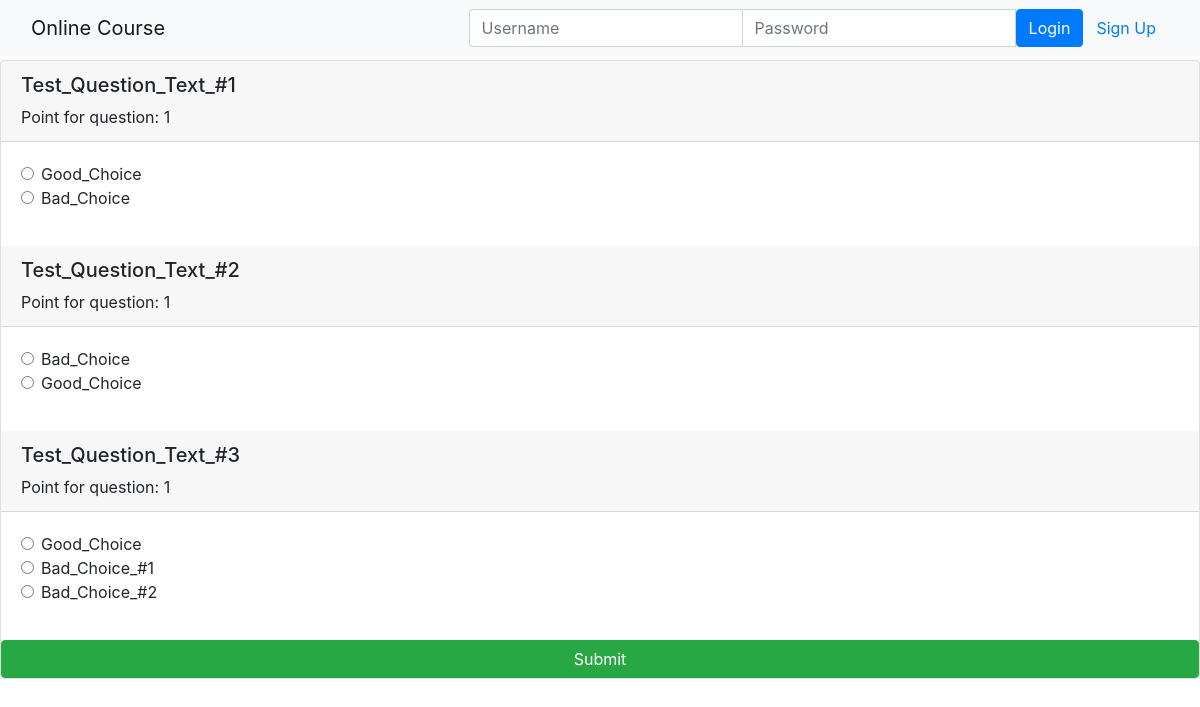
The page /onlinecourse/1/exam on the database its author committed.
### onlinecourse/models.py (models this page shows, shortened)
class Question(models.Model):
    course = models.ForeignKey(Course, on_delete=models.CASCADE, related_name='questions')
    question_text = models.CharField(max_length=200, default = "Question text")
    grade_point = models.IntegerField(default=1)

class Choice(models.Model):
    question = models.ForeignKey(Question, on_delete=models.CASCADE, default=None, null=True, related_name='choices')
    choice_text = models.CharField(max_length=500, default="answer")
    is_correct = models.BooleanField(default=False)

### onlinecourse/views.py (the view)
# urls.py: path('<int:pk>/exam', views.ExamDetailView.as_view(), name='exam'),
class ExamDetailView(generic.DetailView):
    model = Course
    template_name = 'onlinecourse/exam.html'

### onlinecourse/templates/onlinecourse/exam.html (shortened to what this page needs)
{% extends "onlinecourse/index.html" %}
{% block content %}
<form id="questionform" action="{% url 'onlinecourse:submit' course_id=course.id %}" method="post">
    <div class="card mt-1">
        {% for question in course.questions.all %}
            <div class="card-header"><h5>{{ question.question_text}}</h5>Point for question: {{question.grade_point}}</div>
            <div class="card-body">
                <div class="form-group">
                {% for choice in question.choices.all %}
                    <div class="form-check">
                        <label class="form-check-label">
                            <input type="radio" name="choice_{{question.id}}"
                            class="form-check-input" id="{{choice.id}}"
                            value="{{choice.id}}">{{ choice.choice_text }}
                        </label>
                    </div>
                {% endfor %}
                </div>
            </div>
        {% endfor %}
        <input class="btn btn-success btn-block" type="submit" value="Submit">
    </div>
</form>
{% endblock %}

### rows shown on the page
Question: question_text "Test_Question_Text_#1", grade_point "1"
Choice: choice_text "Good_Choice"
Choice: choice_text "Bad_Choice"
Question: question_text "Test_Question_Text_#2", grade_point "1"
Choice: choice_text "Bad_Choice"
Choice: choice_text "Good_Choice"
Question: question_text "Test_Question_Text_#3", grade_point "1"
Choice: choice_text "Good_Choice"
Choice: choice_text "Bad_Choice_#1"
Choice: choice_text "Bad_Choice_#2"
